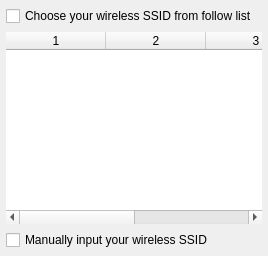
            <widget class="QWidget" name="tab_5G">
             <attribute name="title">
              <string>5G</string>
             </attribute>
             <layout class="QGridLayout" name="gridLayout_9">
              <property name="margin">
               <number>6</number>
              </property>
              <item row="1" column="0">
               <widget class="QTableWidget" name="tblwdt_wifiList5G">
                <property name="frameShape">
                 <enum>QFrame::NoFrame</enum>
                </property>
                <property name="showGrid">
                 <bool>false</bool>
                </property>
                <property name="gridStyle">
                 <enum>Qt::DotLine</enum>
                </property>
                <property name="columnCount">
                 <number>4</number>
                </property>
                <attribute name="verticalHeaderVisible">
                 <bool>false</bool>
                </attribute>
                <attribute name="verticalHeaderDefaultSectionSize">
                 <number>20</number>
                </attribute>
                <column/>
                <column/>
                <column/>
                <column/>
               </widget>
              </item>
              <item row="0" column="0">
               <widget class="QCheckBox" name="rbtn_auto5G">
                <property name="text">
                 <string>Choose your wireless SSID from follow list</string>
                </property>
               </widget>
              </item>
              <item row="2" column="0">
               <widget class="QCheckBox" name="rbtn_manual5G">
                <property name="text">
                 <string>Manually input your wireless SSID</string>
                </property>
               </widget>
              </item>
             </layout>
            </widget>
